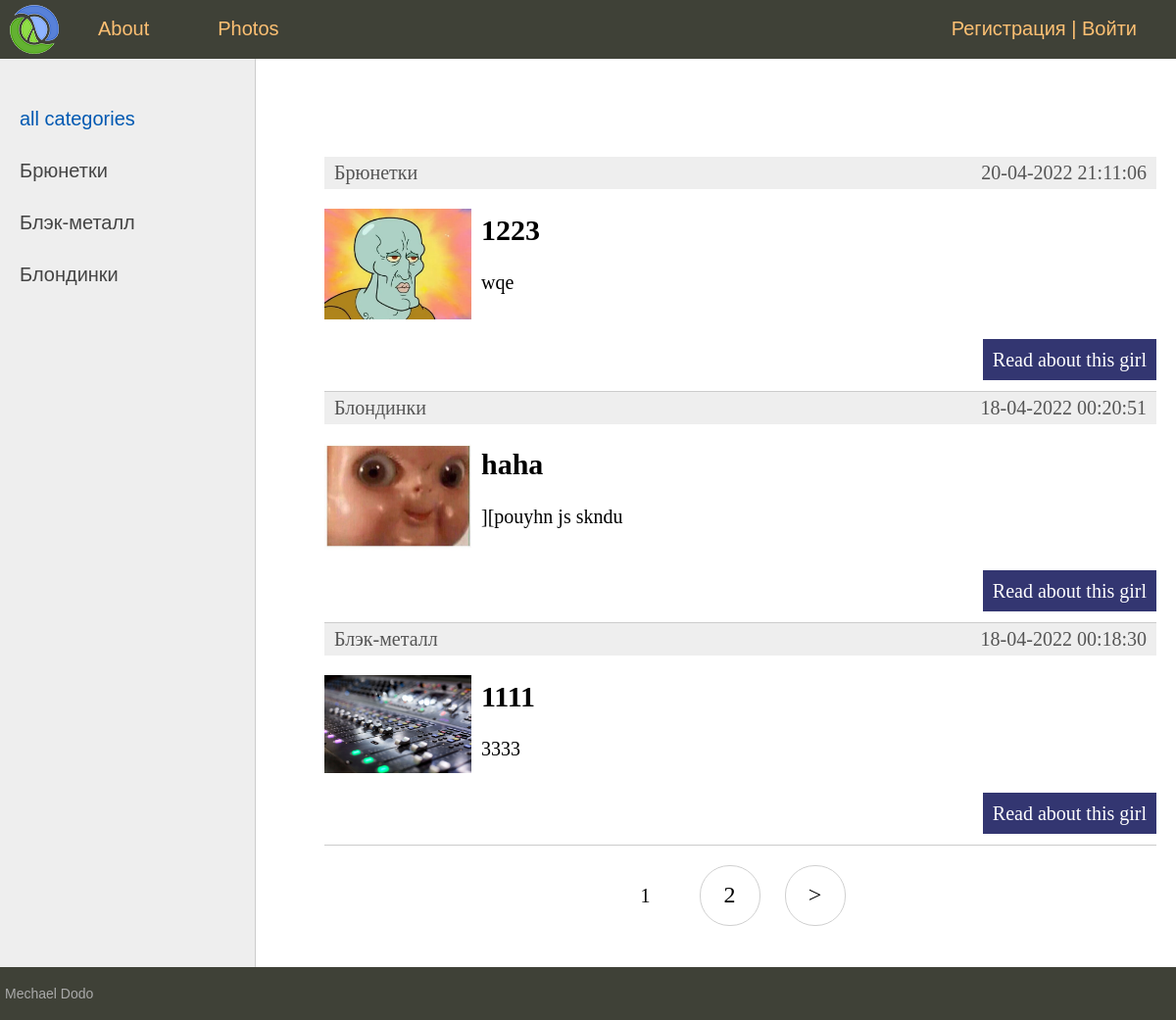
The page / on the database its author committed.
### beautido_app/models.py (models this page shows, shortened)
class Category(models.Model):
    title = models.CharField(max_length=100, db_index=True)
    slug = models.SlugField(max_length=255, unique=True, db_index=True)
    def __str__(self):
        return self.title
    def get_absolute_url(self):
        return reverse('show_the_category', args=[self.slug, ])

class Girl(models.Model):
    title = models.CharField(max_length=255, verbose_name='Имя')
    slug = models.SlugField(max_length=255, unique=True, db_index=True, verbose_name='Url')
    content = models.TextField(blank=True, verbose_name='Описание')
    photo = models.ImageField(upload_to='photos/%y/%m/%d', verbose_name='Фото')
    time_create = models.DateTimeField(auto_now_add=True)
    time_update = models.DateTimeField(auto_now=True)
    is_published = models.BooleanField(default=True)
    category = models.ForeignKey('Category', on_delete=models.CASCADE, verbose_name='Категория')
    class Meta:
        ordering = ['-time_create', 'title']
    def get_absolute_url(self):
        return reverse('show_girl', args=[self.slug, ]) #kwargs={'girl_id': self.pk})

### beautido_app/views.py (the view)
# urls.py: path('', GirlsHome.as_view(), name='home'),
class GirlsHome(DataMixin, ListView):
    model = Girl
    template_name = 'beautido_app/index.html'
    context_object_name = 'girls'
    def get_queryset(self):
        return Girl.objects.filter(is_published=True)
    def get_context_data(self, **kwargs):
        context = super().get_context_data(**kwargs)
        context_mix = self.get_user_context(title='Главная страница')
        return dict(list(context.items())+list(context_mix.items()))

### beautido_app/templatetags/beautido_app_tags.py (called while the page is built)
@register.inclusion_tag('beautido_app/list_categories.html')
def show_categories(sort=None, cat_selected=0):
    if not sort:
        categories = Category.objects.annotate(Count('girls'))
    else:
        categories = Category.objects.order_by(sort)
    return {'categories': categories, 'cat_selected': cat_selected}

### beautido_app/utils.py (called while the page is built)
    def get_user_context(self, **kwargs):
        context = kwargs
        user_menu = menu.copy()
        if not self.request.user.is_authenticated:
            user_menu.pop(1)
        context['menu'] = user_menu
        if 'cat_selected' not in context:
            context['cat_selected'] = 0
        return context

### beautido_app/templates/beautido_app/index.html (shortened to what this page needs)
{% extends 'beautido_app/base.html' %}
{% block content %}
    <ul class="list-articles">
    {% for girl in girls %}
        <li>
            <div class="article-panel">
                <p class="first">{{ girl.category }}</p>
                <p class="last">{{ girl.time_update|date:"d-m-Y H:i:s" }}</p>
            </div>
            {% if girl.photo %}
                <p><img class="img-article-left thumb" src="{{ girl.photo.url }}"></p>
            {% endif %}
            <h2>{{ girl.title }}</h2>
            <p>{{ girl.content|truncatewords:30 }}</p>
            <p class="link-read-post"><a href="{{ girl.get_absolute_url }}">Read about this girl</a></p>
        </li>
    {% endfor %}
    </ul>
{% endblock content %}

### beautido_app/templates/beautido_app/list_categories.html (shortened to what this page needs)
{% for category in categories %}
        {% if cat_selected == category.slug %}
            <li class="selected">{{ category.title }}</li>
        {% else %}
            <li><a href="{{ category.get_absolute_url }}">{{ category.title }}</a></li>
        {% endif %}
{% endfor %}

### beautido_app/static/beautido_app/css/styles.css (style rules this page uses)
html, body { font-family: 'Arial'; margin: 0; padding: 0; height: 100%; width: 100%; color: #444; }
a { color: #0059b2; text-decoration: none; }
img { max-width: 600px; height: auto; }
img.img-article-left { max-width: 300px; height: auto; float: left; padding: 0 10px 10px 0; }
img.img-article-left.thumb { max-width: 150px; height: auto; }
p.link-read-post { text-align: right; }
p.link-read-post a { padding: 10px; min-width: 100px; background: #333671; color: #fff; text-decoration: none; }
div.article-panel { background: #eee; padding: 5px 10px 5px 10px; box-sizing: border-box; overflow: hidden; color: #555; }
div.article-panel p.first { margin: 0; float: left; }
div.article-panel p.last { margin: 0; float: right; }
ul.list-articles { list-style: none; margin: 0; padding: 0; }
ul.list-articles li { border-bottom: 1px solid #ccc; }
.left-chapters ul li { margin: 30px 0 0 0; color: #999; }
.left-chapters ul li a { color: #444; text-decoration: none; }

### rows shown on the page
Category: title "Брюнетки"
Category: title "Блэк-металл"
Category: title "Блондинки"
Girl: category "Брюнетки", time_update "20-04-2022 21:11:06", photo (picture), title "1223", content "wqe"
Girl: category "Блондинки", time_update "18-04-2022 00:20:51", photo (picture), title "haha", content "][pouyhn js skndu"
Girl: category "Блэк-металл", time_update "18-04-2022 00:18:30", photo (picture), title "1111", content "3333"

### other values the page prints
{{ m.title }} "About" "Photos"
{{ p }} "1"
{{ p }} "2"
